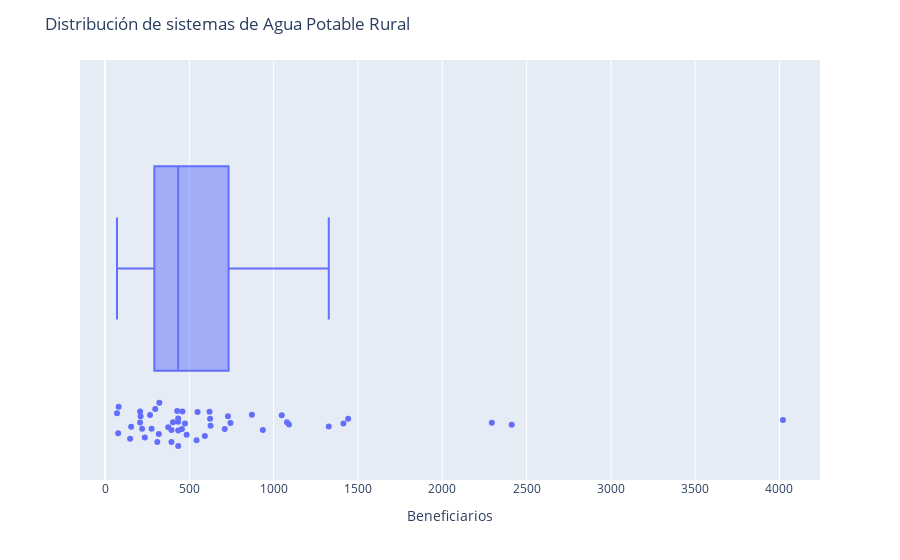

Notebook cell for this chart:
### Markdown cell above
<a id='Análisis-de-beneficiarios'></a>
## Análisis de beneficiarios

[Inicio ▲](#Indice)

### Code cell
df = px.data.tips()
fig = px.box(tabla, x="Beneficiarios", points="all")
fig.update_layout(title_text="Distribución de sistemas de Agua Potable Rural")
fig.show()

### Figure 1 — Plotly figure (JSON) as saved in the notebook; plotly's stock layout.template omitted (floating-point values rounded to 4 significant figures)
{"data": [{"alignmentgroup": "True", "boxpoints": "all", "hovertemplate": "Beneficiarios=%{x}<extra></extra>", "legendgroup": "", "marker": {"color": "#636efa"}, "name": "", "notched": false, "offsetgroup": "", "orientation": "h", "showlegend": false, "type": "box", "x": [322, 2294, 310, 1048, 4021, 459, 936, 1091, 1327, 549, 871, 543, 623, 434, 394, 428, 1079, 1442, 403, 220, 394, 319, 710, 155, 211, 1414, 474, 149, 208, 434, 592, 434, 729, 456, 298, 276, 375, 434, 208, 236, 71, 81, 78, 2412, 620, 267, 626, 744, 484], "x0": " ", "xaxis": "x", "y0": " ", "yaxis": "y"}], "layout": {"autosize": true, "boxmode": "group", "legend": {"tracegroupgap": 0}, "margin": {"t": 60}, "title": {"text": "Distribución de sistemas de Agua Potable Rural"}, "xaxis": {"anchor": "y", "autorange": true, "domain": [0, 1], "range": [-148.4, 4240.0], "title": {"text": "Beneficiarios"}, "type": "linear"}, "yaxis": {"anchor": "x", "autorange": true, "domain": [0, 1], "range": [-0.5138, 0.5], "type": "category"}}}
